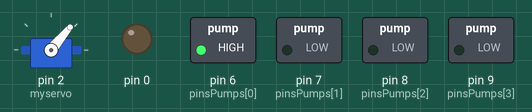
Recording of a sketch running on a simulated Arduino Uno, built with avr-gcc and run on an emulated ATmega328P. Shown: servo, switched loads named in the sketch (green lamp = pin HIGH), output pins drawn as LEDs (lit = HIGH).

Above: at 0.1 s.
At 1.1 s:
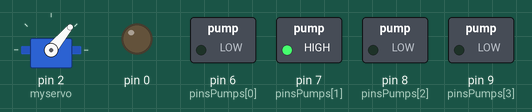
At 2.1 s:
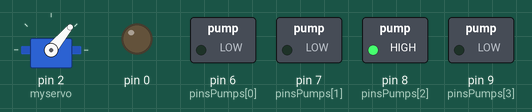
At 3.1 s:
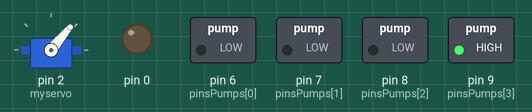
At 4.1 s:
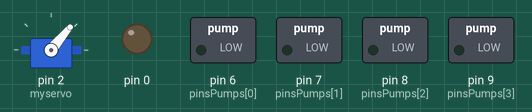
Timing chart, 0 to 5.6 s (numbered marks = the images above):
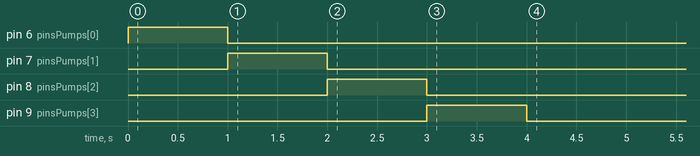

The sketch:

prime_pumps.ino
```cpp
// Sequentially primes each of N pumps for t seconds to avoid bubbles in the line.
#include <Servo.h>
Servo myservo;  // create servo object to control a servo
const int nPumps = 4;
const int pinsPumps[4] = { 6,7,8,9 };
const int otherPumps[0] = { };
// 50, 51, 52, 53
const int primetime = 1000;  // 40 seconds
bool primed = false;


void setup() {
  for (int i = 0; i < nPumps; i += 1) {
    pinMode(pinsPumps[i], OUTPUT);
    digitalWrite(pinsPumps[i], LOW);
  }

  for (int i = 0; i < 3; i += 1) {
    pinMode(otherPumps[i], OUTPUT);
    digitalWrite(otherPumps[i], LOW);
  }

  myservo.attach(2, 500, 2500);  // attaches the servo on pin 9 to the servo object
  myservo.write(50);
}

void loop() {
  if (primed == false) {
    for (int a = 0; a < nPumps; a += 1) {
      digitalWrite(pinsPumps[a], HIGH);
      delay(primetime);
      digitalWrite(pinsPumps[a], LOW);
    }
    primed = true;
  }
}
```

Measured:
- by itself, pin 6 (pinsPumps[0]): LOW → HIGH at 0.00 s, → LOW 1.0 s later
- by itself, pin 7 (pinsPumps[1]): LOW → HIGH at 1.0 s, → LOW 1.0 s later
- by itself, pin 8 (pinsPumps[2]): LOW → HIGH at 2.0 s, → LOW 1.0 s later
- by itself, pin 9 (pinsPumps[3]): LOW → HIGH at 3.0 s, → LOW 1.0 s later
